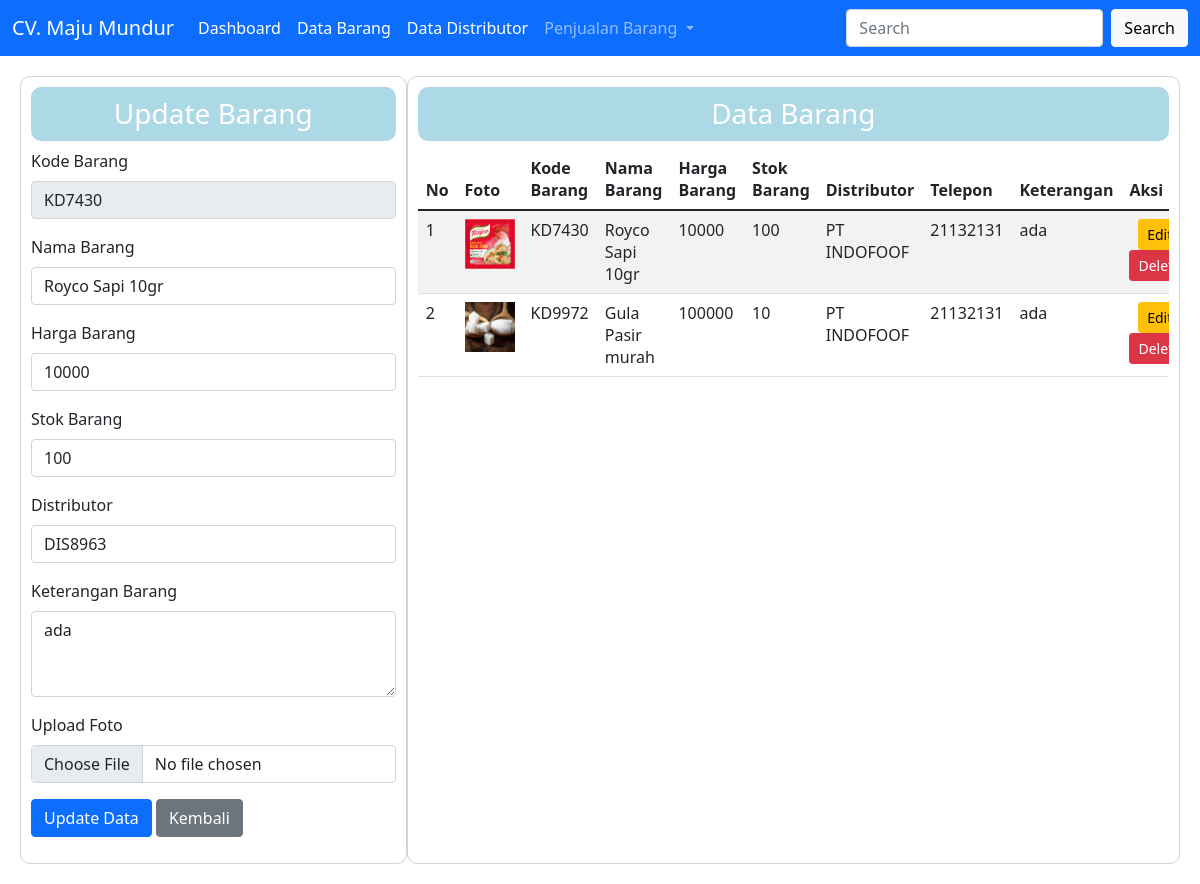
Page /data_barang.php?&edit=update&&id=KD7430 on the committed database.
### tables this page shows
CREATE TABLE `tbl_barang` (
  `kd_barang` varchar(15) NOT NULL,
  `nm_barang` varchar(40) NOT NULL,
  `harga` double NOT NULL,
  `stok` int(11) NOT NULL,
  `distributor` varchar(40) NOT NULL,
  `ket` text NOT NULL,
  `foto` text NOT NULL
);

CREATE TABLE `tbl_distributor` (
  `kd_distributor` varchar(15) NOT NULL,
  `nm_distributor` varchar(40) NOT NULL,
  `alamat` text NOT NULL,
  `nohp` varchar(15) NOT NULL,
  `pemilik` varchar(30) NOT NULL,
  `tipe_produk` varchar(40) NOT NULL
);

### database.php (called while the page is built, shortened)
<?php
class Database
{
    var $host = "localhost";
    var $user = "root";
    var $pass = "root";
    var $db = "toko_2";
    var $koneksi = "";
    function __construct()
    {
        $this->koneksi = mysqli_connect($this->host, $this->user, $this->pass, $this->db);
    }
    function data_barang()
    {
        $data_barang = mysqli_query($this->koneksi, "select tbl_barang.*, tbl_distributor.* from tbl_barang JOIN tbl_distributor ON tbl_barang.distributor = tbl_distributor.kd_distributor");
        return $data_barang;
    }
    function tampil_update_barang($kd_barang)
    {
        $query = mysqli_query($this->koneksi, "select * from tbl_barang where kd_barang = '$kd_barang' ");
        return $query->fetch_array();
    }
}

### data_barang.php (the view, shortened to what this page needs)
<?php
class dashboard
{
    function __construct()
    {
        include "menu.php";
    }
}
include "database.php";
$db = new Database();
$data_barang = $db->data_barang();
?>
<!doctype html>
<html lang="en">
<head>
    <link href="https://cdn.jsdelivr.net/npm/bootstrap@5.1.3/dist/css/bootstrap.min.css" rel="stylesheet">
</head>
<body>
    <div class="row" style="margin: 20px;">
        <?php
        include("form_barang.php");
        ?>
        <div class="col-8" style="border: 1px solid lightgray; border-radius: 10px; padding: 10px;">
            <h3 style="text-align: center; background-color: lightblue; border-radius: 10px; color: white; padding: 10px;">
                Data Barang</h3>
            <div class="table-responsive mt-2">
                <table class="table table-striped">
                    <thead class="thead-light">
                        <tr>
                            <th>No</th>
                            <th>Foto</th>
                            <th>Kode Barang</th>
                            <th>Nama Barang</th>
                            <th>Harga Barang</th>
                            <th>Stok Barang</th>
                            <th>Distributor</th>
                            <th>Telepon</th>
                            <th>Keterangan</th>
                            <th>Aksi</th>
                        </tr>
                    </thead>
                    <tbody>
                        <?php
                        $no = 1;
                        foreach ($data_barang as $row) {
                        ?>
                            <tr>
                                <td><?php echo $no++; ?></td>
                                <td align="center">
                                    <img width="50" height="50" src="dokumen/<?php echo $row['foto'] ?>">
                                </td>
                                <td><?php echo $row['kd_barang'] ?></td>
                                <td><?php echo $row['nm_barang'] ?></td>
                                <td><?php echo $row['harga'] ?></td>
                                <td><?php echo $row['stok'] ?></td>
                                <td><?php echo $row['nm_distributor'] ?></td>
                                <td><?php echo $row['nohp'] ?></td>
                                <td><?php echo $row['ket'] ?></td>
                                <td align="center" width="150px">
                                    <a class="btn btn-sm btn-warning" href="<?php echo "data_barang.php?&edit=update&&id=$row[kd_barang]"; ?>">Edit</a>
                                    <a class="btn btn-sm btn-danger" href="<?php echo "proses_barang.php?aksi=delete&&id=$row[kd_barang]"; ?>" onclick="javascript: return confirm('Apakah yakin data dihapus')">Delete</a>
                                </td>
                            </tr>
                        <?php
                        }
                        ?>
                    </tbody>
                </table>
            </div>
        </div>
    </div>
</body>
</html>

### form_barang.php (shortened to what this page needs)
<?php
function update_data()
{
    $db = new Database();
    $kd_barang = $_GET["id"];
    $barang = $db->tampil_update_barang($kd_barang);
?>
    <div class="col-4" style="border: 1px solid lightgray; border-radius: 10px; padding: 10px;">
        <h3 style="text-align: center; background-color: lightblue; border-radius: 10px; color: white; padding: 10px;">
            Update Barang</h3>
        <form method="post" action="<?php echo "proses_barang.php?aksi=update"; ?>" enctype="multipart/form-data">
            <div class="mb-3">
                <label class="form-label">Kode Barang</label>
                <input type="text" name="kd_barang" class="form-control" placeholder="Masukkan Kode Barang" value="<?php echo $barang['kd_barang'] ?>" readonly>
            </div>
            <div class="mb-3">
                <label class="form-label">Nama Barang</label>
                <input type="text" name="nm_barang" class="form-control" placeholder="Masukkan Nama Barang" value="<?php echo $barang['nm_barang'] ?>">
            </div>
            <div class="mb-3">
                <label class="form-label">Harga Barang</label>
                <input type="text" name="harga" class="form-control" placeholder="Masukkan Harga Barang" value="<?php echo $barang['harga'] ?>">
            </div>
            <div class="mb-3">
                <label class="form-label">Stok Barang</label>
                <input type="text" name="stok" class="form-control" placeholder="Masukkan Stok Barang" value="<?php echo $barang['stok'] ?>">
            </div>
            <div class="mb-3">
                <label class="form-label">Distributor</label>
                <select name="distributor" class="form-control">
                    <option value="<?php echo $barang['distributor'] ?>"><?php echo $barang['distributor'] ?></option>
                </select>
            </div>
            <div class="mb-3">
                <label class="form-label">Keterangan Barang</label>
                <textarea class="form-control" name="ket" rows="3" placeholder="Masukkan Keterangan Barang"><?php echo $barang['ket'] ?></textarea>
            </div>
            <div class="mb-3">
                <label class="form-label">Upload Foto</label>
                <input type="file" name="foto" class="form-control" placeholder="Upload Foto">
            </div>
            <div class="mb-3">
                <input type="submit" class="btn btn-primary" name="simpan" value="Update Data">
                <a href="data_barang.php" class="btn btn-secondary">Kembali</a>
            </div>
        </form>
    </div>
<?php } ?>
<?php
$edit = $_GET['edit'];
if ($edit == "update") {
    update_data();
} else {
    tambah_data();
}
?>

### rows in the picture
tbl_barang: kd_barang "KD7430", nm_barang "Royco Sapi 10gr", harga "10000", stok "100", distributor "DIS8963", ket "ada", foto (picture), tbl_distributor.nm_distributor "PT INDOFOOF", tbl_distributor.nohp "21132131"
tbl_barang: foto (picture), kd_barang "KD9972", nm_barang "Gula Pasir murah", harga "100000", stok "10", tbl_distributor.nm_distributor "PT INDOFOOF", tbl_distributor.nohp "21132131", ket "ada"
